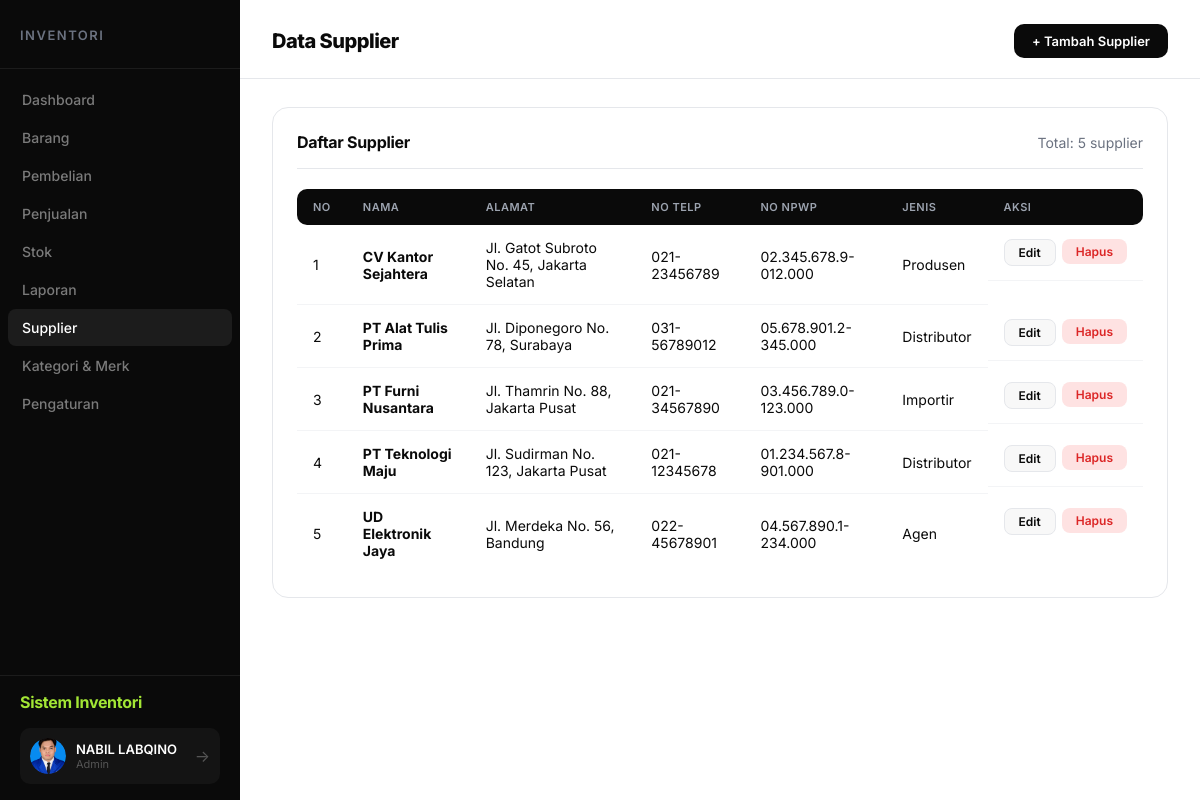
/supplier/TampilSupplier.php (signed in), run on an earlier commit of the app's database.
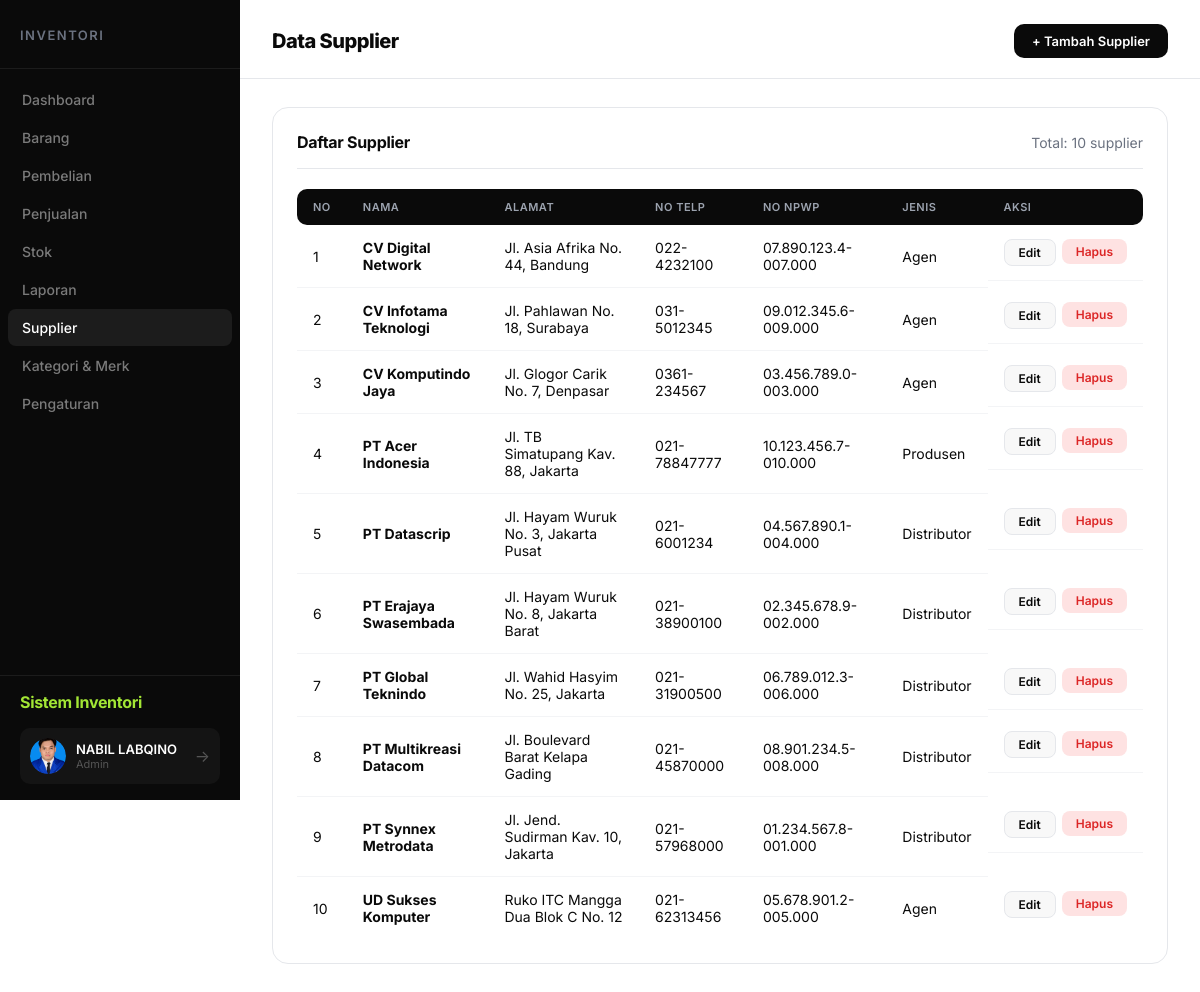
And on a later commit of the database.
### tables this page shows
CREATE TABLE `supplier` (
  `id_supplier` int(11) NOT NULL,
  `nama` varchar(100) NOT NULL,
  `alamat` text DEFAULT NULL,
  `no_telp` varchar(20) DEFAULT NULL,
  `no_npwp` varchar(20) DEFAULT NULL,
  `jenis_supplier` varchar(20) NOT NULL
);

### supplier/TampilSupplier.php (the view, shortened to what this page needs)
<?php
include "../koneksi.php";
$result = $koneksi->query("SELECT * FROM supplier ORDER BY nama")->fetchAll();
?>
<!DOCTYPE html>
<html lang="id">
<head>
    <link rel="stylesheet" href="../css/dashboard.css">
</head>
<body>
    <div class="dashboard">
        <?php include '../includes/sidebar.php'; ?>
        <main class="main">
            <header class="header">
                <h1 class="page-title">Data Supplier</h1>
                <div class="header-right">
                    <a href="TambahSupplier.php" class="btn btn-primary">+ Tambah Supplier</a>
                </div>
            </header>
            <div class="content">
                <div class="card">
                    <div class="card-header">
                        <h3 class="card-title">Daftar Supplier</h3>
                        <span style="color: var(--text-gray); font-size: 14px;">Total: <?= count($result) ?>
                            supplier</span>
                    </div>
                    <div class="table-responsive">
                        <table class="table">
                            <thead>
                                <tr>
                                    <th>No</th>
                                    <th>Nama</th>
                                    <th>Alamat</th>
                                    <th>No Telp</th>
                                    <th>No NPWP</th>
                                    <th>Jenis</th>
                                    <th>Aksi</th>
                                </tr>
                            </thead>
                            <tbody>
                                <?php $no = 1;
                                foreach ($result as $row): ?>
                                    <tr>
                                        <td><?= $no++ ?></td>
                                        <td><strong><?= htmlspecialchars($row['nama']) ?></strong></td>
                                        <td><?= htmlspecialchars($row['alamat']) ?></td>
                                        <td><?= htmlspecialchars($row['no_telp']) ?></td>
                                        <td><?= htmlspecialchars($row['no_npwp']) ?></td>
                                        <td><?= htmlspecialchars($row['jenis_supplier']) ?></td>
                                        <td class="actions">
                                            <a href="KoreksiSupplier.php?id=<?= $row['id_supplier'] ?>"
                                                class="btn btn-sm btn-secondary">Edit</a>
                                            <form method="POST" action="HapusSupplier.php" style="display:inline;" onsubmit="return confirm('Hapus supplier ini?')">
                                                <button type="submit" class="btn btn-sm btn-danger">Hapus</button>
                                            </form>
                                        </td>
                                    </tr>
                                <?php endforeach; ?>
                            </tbody>
                        </table>
                    </div>
                </div>
            </div>
        </main>
    </div>
</body>
</html>

What changed in the data, as far as the page shows it:
added supplier: nama "CV Digital Network", alamat "Jl. Asia Afrika No. 44, Bandung", no_telp "022-4232100", no_npwp "07.890.123.4-007.000", jenis_supplier "Agen"
added supplier: nama "CV Infotama Teknologi", alamat "Jl. Pahlawan No. 18, Surabaya", no_telp "031-5012345", no_npwp "09.012.345.6-009.000", jenis_supplier "Agen"
changed supplier: nama "PT Furni Nusantara" → "CV Komputindo Jaya"; alamat "Jl. Thamrin No. 88, Jakarta Pusat" → "Jl. Glogor Carik No. 7, Denpasar"; no_telp "021-34567890" → "0361-234567"; no_npwp "03.456.789.0-123.000" → "03.456.789.0-003.000"; jenis_supplier "Importir" → "Agen"; moves up the list
added supplier: nama "PT Acer Indonesia", alamat "Jl. TB Simatupang Kav. 88, Jakarta", no_telp "021-78847777", no_npwp "10.123.456.7-010.000", jenis_supplier "Produsen"
changed supplier: nama "UD Elektronik Jaya" → "PT Datascrip"; alamat "Jl. Merdeka No. 56, Bandung" → "Jl. Hayam Wuruk No. 3, Jakarta Pusat"; no_telp "022-45678901" → "021-6001234"; no_npwp "04.567.890.1-234.000" → "04.567.890.1-004.000"; jenis_supplier "Agen" → "Distributor"; moves up the list
changed supplier: nama "CV Kantor Sejahtera" → "PT Erajaya Swasembada"; alamat "Jl. Gatot Subroto No. 45, Jakarta Selatan" → "Jl. Hayam Wuruk No. 8, Jakarta Barat"; no_telp "021-23456789" → "021-38900100"; no_npwp "02.345.678.9-012.000" → "02.345.678.9-002.000"; jenis_supplier "Produsen" → "Distributor"
added supplier: nama "PT Global Teknindo", alamat "Jl. Wahid Hasyim No. 25, Jakarta", no_telp "021-31900500", no_npwp "06.789.012.3-006.000", jenis_supplier "Distributor"
added supplier: nama "PT Multikreasi Datacom", alamat "Jl. Boulevard Barat Kelapa Gading", no_telp "021-45870000", no_npwp "08.901.234.5-008.000", jenis_supplier "Distributor"
changed supplier: nama "PT Teknologi Maju" → "PT Synnex Metrodata"; alamat "Jl. Sudirman No. 123, Jakarta Pusat" → "Jl. Jend. Sudirman Kav. 10, Jakarta"; no_telp "021-12345678" → "021-57968000"; no_npwp "01.234.567.8-901.000" → "01.234.567.8-001.000"; moves down the list
changed supplier: nama "PT Alat Tulis Prima" → "UD Sukses Komputer"; alamat "Jl. Diponegoro No. 78, Surabaya" → "Ruko ITC Mangga Dua Blok C No. 12"; no_telp "031-56789012" → "021-62313456"; no_npwp "05.678.901.2-345.000" → "05.678.901.2-005.000"; jenis_supplier "Distributor" → "Agen"
Also different on the page:
count($result): "5" → "10"
